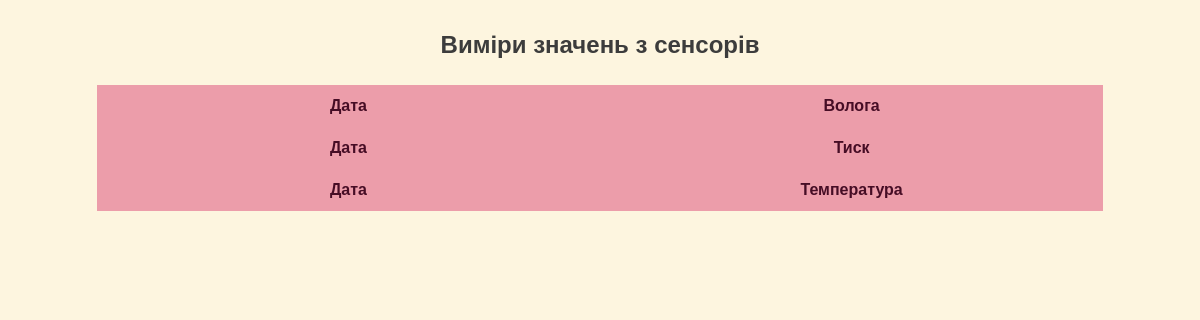
/measurements/, run on an earlier commit of the app's database.
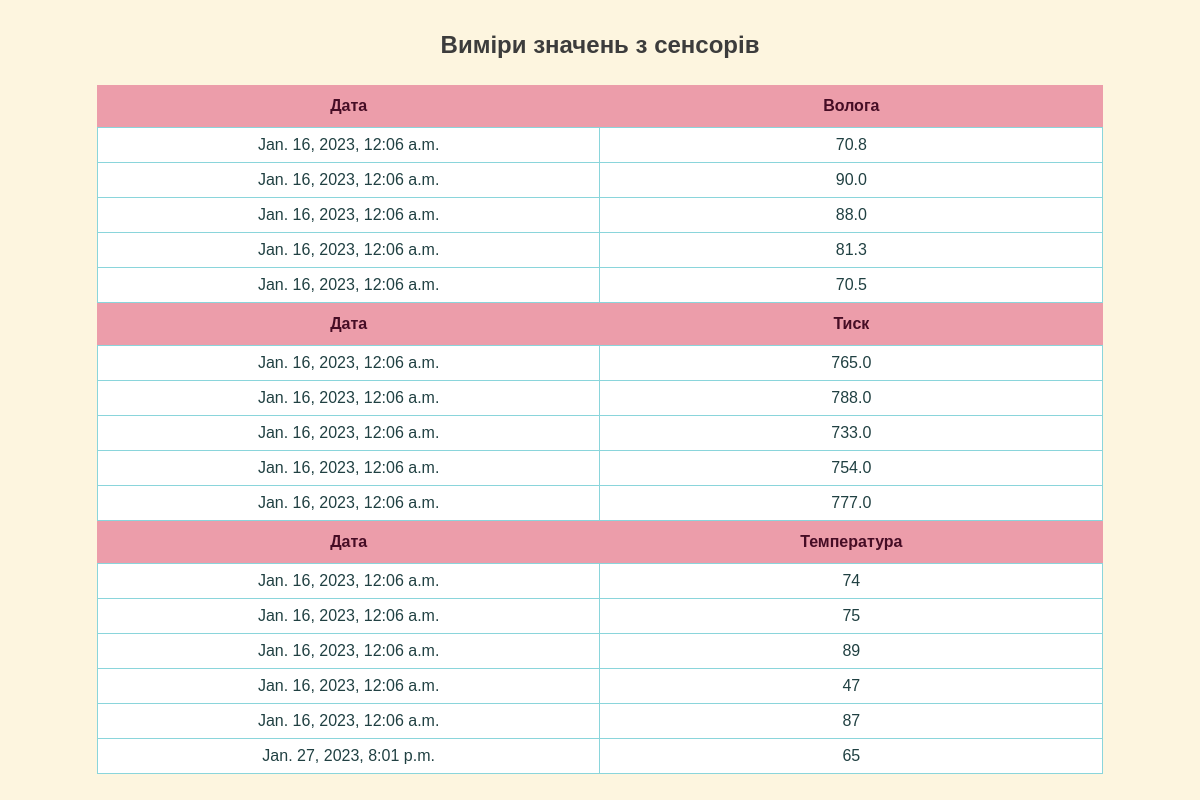
And on a later commit of the database.
### djangoapp/models.py (models this page shows)
class Humidity (models.Model):
    humidity = models.DecimalField(decimal_places=1, max_digits=6)
    dateTime = models.DateTimeField(auto_now_add=True)

class Pressure (models.Model):
    pressure = models.DecimalField(decimal_places=1, max_digits=7)
    dateTime = models.DateTimeField(auto_now_add=True)

class Temperature (models.Model):
    temperature = models.IntegerField()
    dateTime = models.DateTimeField(auto_now_add=True)

### djangoapp/views.py (the view, shortened to what this page needs)
# urls.py: path('measurements/', MeasuresListView.as_view(),  name='measurements-list'),
class MeasuresListView(generic.ListView):
    model = Humidity
    context_object_name = 'measures'
    template_name = 'measurement_list.html'
    def get_context_data(self):
        context = super(MeasuresListView, self).get_context_data()
        try:
            context['humidity'] = Humidity.objects.all()
            context['pressure'] = Pressure.objects.all()
            context['temperature'] = Temperature.objects.all()
            return context
        except IOError:
            pass
        return context

### templates/measurement_list.html (shortened to what this page needs)
<!DOCTYPE html>
<html lang="en">
<head>
    {% load static %}
    <link href="{% static 'css/style.css' %}" rel="stylesheet">
</head>
<body>
<h1>Виміри значень з сенсорів</h1>
<table id="measur">
    <tr>
        <th>Дата</th>
        <th>Вологa</th>
    </tr>
    {% for measurement in humidity %}
    <tr>
        <td>{{measurement.dateTime}}</td>
        <td>{{measurement.humidity}}</td>
    </tr>
{% endfor %}
</table>
<table id="measur">
    <tr>
        <th>Дата</th>
        <th>Тиск</th>
    </tr>
{% for measurement in pressure %}
    <tr>
        <td>{{measurement.dateTime}}</td>
        <td>{{measurement.pressure}}</td>
    </tr>
{% endfor %}
</table>
<table id="measur">
    <tr>
        <th>Дата</th>
        <th>Температура</th>
    </tr>
{% for measurement in temperature %}
    <tr>
        <td>{{measurement.dateTime}}</td>
        <td>{{measurement.temperature}}</td>
    </tr>
{% endfor %}
</table>
</body>
</html>

### static/css/style.css (style rules this page uses)
body { background-color: #FDF5DF; color:#204042; }
h1 { padding-top: 15px; padding-bottom: 10px; color:#3c3c3c; text-align: center; font-family: Verdana, Arial, sans-serif; font-size: x-large; }
#measur { font-family: Verdana, Arial, sans-serif; border-collapse: collapse; width: 85%; table-layout: fixed; margin-left: auto; margin-right: auto; background-color: #ffffff; text-align: center; }
#measur td, #measur th { padding: 8px; }
#measur td { border: 1px solid #8ad5db; }
#measur th { padding-top: 12px; padding-bottom: 12px; text-align: left; background-color: #ec9daa; color: #460d25; text-align: center; }

What changed in the data, as far as the page shows it:
added Humidity: dateTime "Jan. 16, 2023, 12:06 a.m.", humidity "70.8"
added Humidity: dateTime "Jan. 16, 2023, 12:06 a.m.", humidity "90.0"
added Humidity: dateTime "Jan. 16, 2023, 12:06 a.m.", humidity "88.0"
added Humidity: dateTime "Jan. 16, 2023, 12:06 a.m.", humidity "81.3"
added Humidity: dateTime "Jan. 16, 2023, 12:06 a.m.", humidity "70.5"
added Pressure: dateTime "Jan. 16, 2023, 12:06 a.m.", pressure "765.0"
added Pressure: dateTime "Jan. 16, 2023, 12:06 a.m.", pressure "788.0"
added Pressure: dateTime "Jan. 16, 2023, 12:06 a.m.", pressure "733.0"
added Pressure: dateTime "Jan. 16, 2023, 12:06 a.m.", pressure "754.0"
added Pressure: dateTime "Jan. 16, 2023, 12:06 a.m.", pressure "777.0"
added Temperature: dateTime "Jan. 16, 2023, 12:06 a.m.", temperature "74"
added Temperature: dateTime "Jan. 16, 2023, 12:06 a.m.", temperature "75"
added Temperature: dateTime "Jan. 16, 2023, 12:06 a.m.", temperature "89"
added Temperature: dateTime "Jan. 16, 2023, 12:06 a.m.", temperature "47"
added Temperature: dateTime "Jan. 16, 2023, 12:06 a.m.", temperature "87"
added Temperature: dateTime "Jan. 27, 2023, 8:01 p.m.", temperature "65"
